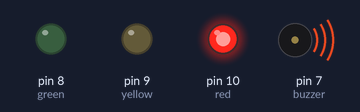
A sketch run on a simulated Arduino Uno, built with avr-gcc and run on an emulated ATmega328P. Shown: output pins drawn as LEDs (lit = HIGH), buzzer (waves = sounding).

Above: at 0.5 s.
At 3.5 s:
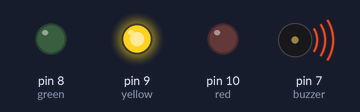
At 4.5 s:
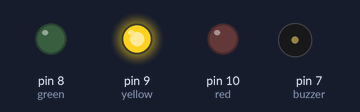
At 5.5 s:
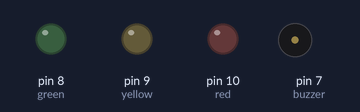
At 7.5 s:
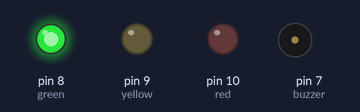
At 10.5 s:
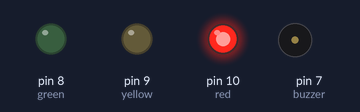
Timing chart, 0 to 11.7 s (numbered marks = the images above):
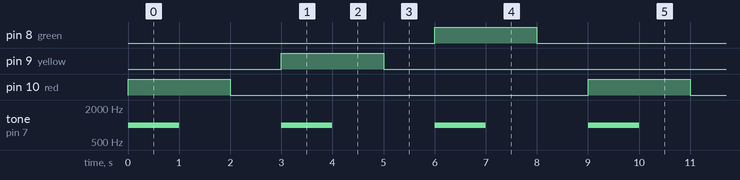

Measured:
- by itself, pin 8 (green), pin 9 (yellow), pin 10 (red): alternates HIGH for 2.0 s and LOW for 7.0 s
- by itself, tone on pin 7 (buzzer): alternates 1000 Hz for 1.0 s and silent for 2.0 s

The sketch:

Traffic_Light_System_Single_Beep.ino
```cpp
int red = 10;
int yellow = 9;
int green = 8;
int buzzer = 7;

void setup() {

  pinMode(red, OUTPUT);
  pinMode(yellow, OUTPUT);
  pinMode(green, OUTPUT);

}

void loop() {

  // RED
  digitalWrite(red, HIGH);

  tone(buzzer,1000);

  delay(1000);

  noTone(buzzer);

  delay(1000);

  digitalWrite(red, LOW);

  delay(1000);


  // YELLOW
  digitalWrite(yellow, HIGH);

  tone(buzzer,1000);

  delay(1000);

  noTone(buzzer);

  delay(1000);

  digitalWrite(yellow, LOW);

  delay(1000);


  // GREEN
  digitalWrite(green, HIGH);

  tone(buzzer,1000);

  delay(1000);

  noTone(buzzer);

  delay(1000);

  digitalWrite(green, LOW);

  delay(1000);

}
```
